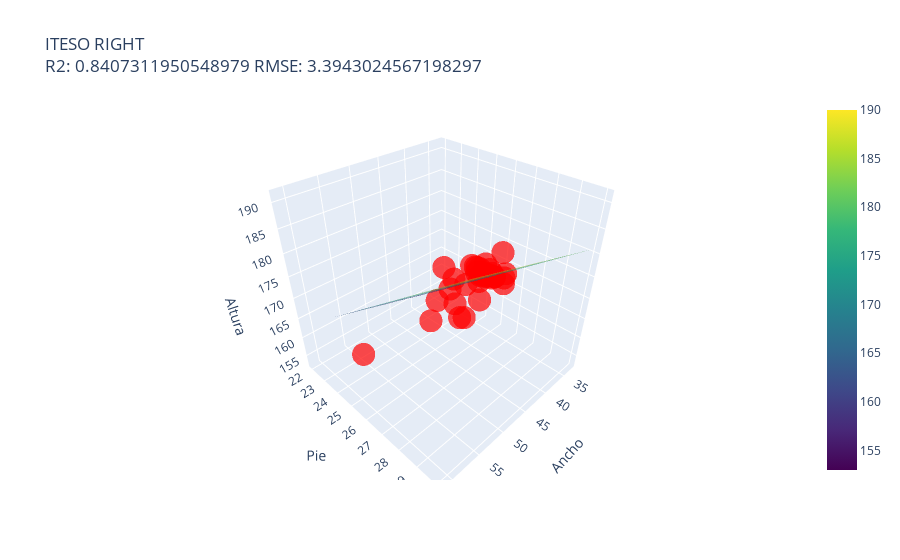

The code cell stored with this chart in its notebook:
### Code cell
# Definir rangos para las variables independientes
x1_range = np.linspace(min(x_train_right['width']), max(x_train_right['width']), 20)
x2_range = np.linspace(min(x_train_right['shoe_size']), max(x_train_right['shoe_size']), 20)
x1_mesh, x2_mesh = np.meshgrid(x1_range, x2_range)

# Escalar el meshgrid para predicción
x_mesh_scaled = ss_right.transform(np.vstack((x1_mesh.ravel(), x2_mesh.ravel())).T)

# Predecir los valores con el modelo escalado
y_mesh_scaled = rg_r.predict(x_mesh_scaled)

# Crear scatterplot 3D de los puntos reales
scatter = go.Scatter3d(
    x=x_test_right['width'], y=x_test_right['shoe_size'], z=y_test_right,
    mode='markers',
    marker=dict(size=8, color='red', opacity=0.7)
)

# Crear el plano de regresión
surface = go.Surface(
    x=x1_mesh, y=x2_mesh, z=y_mesh_scaled.reshape(x1_mesh.shape),
    colorscale='Viridis', opacity=0.5
)

# Configuración del layout
layout = go.Layout(
    title=f"ITESO RIGHT<br>R2: {r2_score(y_test_right, r_pred_right)} RMSE: {root_mean_squared_error(y_test_right, r_pred_right)}",
    scene=dict(
        xaxis_title='Ancho',
        yaxis_title='Pie',
        zaxis_title='Altura'
    )
)

# Crear la figura
fig = go.Figure(data=[scatter, surface], layout=layout)

# Mostrar la figura interactiva
fig.show()

### Figure 1 — Plotly figure (JSON) as saved in the notebook; plotly's stock layout.template omitted (floating-point values rounded to 4 significant figures; data arrays with more than 128 entries replaced by an {"elided": "..."} marker saying what was removed)
{"data": [{"marker": {"color": "red", "opacity": 0.7, "size": 8}, "mode": "markers", "type": "scatter3d", "x": [45, 50, 56, 52, 51, 49, 45, 46, 36, 49, 42, 47, 50, 42, 43, 39, 50, 36, 43, 56, 42, 50, 41, 48, 45, 47, 47, 48, 42, 49, 47, 49, 48, 61, 47, 49, 40, 52], "y": [28, 28, 30, 30, 29, 28, 28, 28, 23, 29, 26, 28, 29, 27, 27, 24.5, 29, 22.5, 28, 30, 27, 29, 23.5, 28, 27.5, 28, 27, 27, 28, 29, 28, 29, 28, 26, 28, 27, 26, 30], "z": [178, 173, 189, 186, 185, 183, 179, 179, 164, 183, 170, 180, 184, 174, 175, 166, 184, 153, 182, 191, 177, 185, 153, 181, 172, 180, 168, 172, 177, 183, 180, 183, 182, 168, 180, 176, 173, 187]}, {"colorscale": [[0, "#440154"], [0.1111, "#482878"], [0.2222, "#3e4989"], [0.3333, "#31688e"], [0.4444, "#26828e"], [0.5556, "#1f9e89"], [0.6667, "#35b779"], [0.7778, "#6ece58"], [0.8889, "#b5de2b"], [1, "#fde725"]], "opacity": 0.5, "type": "surface", "x": {"elided": "20x20 float values"}, "y": {"elided": "20x20 float values"}, "z": {"elided": "20x20 float values"}}], "layout": {"scene": {"xaxis": {"title": {"text": "Ancho"}}, "yaxis": {"title": {"text": "Pie"}}, "zaxis": {"title": {"text": "Altura"}}}, "title": {"text": "ITESO RIGHT<br>R2: 0.8407311950548979 RMSE: 3.3943024567198297"}}}
